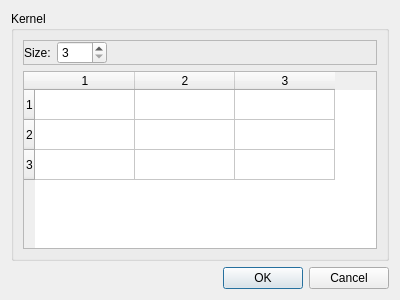
<?xml version="1.0" encoding="UTF-8"?>
<ui version="4.0">
 <class>ConvolutionKernelDialog</class>
 <widget class="QDialog" name="ConvolutionKernelDialog">
  <property name="geometry">
   <rect>
    <x>0</x>
    <y>0</y>
    <width>400</width>
    <height>300</height>
   </rect>
  </property>
  <property name="windowTitle">
   <string>Convolution Kernel</string>
  </property>
  <property name="windowIcon">
   <iconset resource="resources.qrc">
    <normaloff>:/images/icons/table.png</normaloff>:/images/icons/table.png</iconset>
  </property>
  <layout class="QVBoxLayout" name="verticalLayout">
   <item>
    <widget class="QGroupBox" name="groupBox">
     <property name="title">
      <string>Kernel</string>
     </property>
     <layout class="QVBoxLayout" name="verticalLayout_2">
      <item>
       <widget class="QFrame" name="frame">
        <property name="frameShape">
         <enum>QFrame::StyledPanel</enum>
        </property>
        <property name="frameShadow">
         <enum>QFrame::Raised</enum>
        </property>
        <layout class="QHBoxLayout" name="horizontalLayout">
         <property name="leftMargin">
          <number>0</number>
         </property>
         <property name="topMargin">
          <number>0</number>
         </property>
         <property name="rightMargin">
          <number>0</number>
         </property>
         <property name="bottomMargin">
          <number>0</number>
         </property>
         <item>
          <widget class="QLabel" name="label">
           <property name="text">
            <string>Size:</string>
           </property>
          </widget>
         </item>
         <item>
          <widget class="QSpinBox" name="sizeBox">
           <property name="minimumSize">
            <size>
             <width>50</width>
             <height>0</height>
            </size>
           </property>
           <property name="minimum">
            <number>3</number>
           </property>
           <property name="maximum">
            <number>31</number>
           </property>
           <property name="singleStep">
            <number>2</number>
           </property>
          </widget>
         </item>
         <item>
          <spacer name="horizontalSpacer">
           <property name="orientation">
            <enum>Qt::Horizontal</enum>
           </property>
           <property name="sizeHint" stdset="0">
            <size>
             <width>40</width>
             <height>20</height>
            </size>
           </property>
          </spacer>
         </item>
        </layout>
       </widget>
      </item>
      <item>
       <widget class="QTableWidget" name="kernelTable">
        <property name="rowCount">
         <number>3</number>
        </property>
        <property name="columnCount">
         <number>3</number>
        </property>
        <row/>
        <row/>
        <row/>
        <column/>
        <column/>
        <column/>
       </widget>
      </item>
     </layout>
    </widget>
   </item>
   <item>
    <widget class="QDialogButtonBox" name="buttonBox">
     <property name="orientation">
      <enum>Qt::Horizontal</enum>
     </property>
     <property name="standardButtons">
      <set>QDialogButtonBox::Cancel|QDialogButtonBox::Ok</set>
     </property>
    </widget>
   </item>
  </layout>
 </widget>
 <resources>
  <include location="resources.qrc"/>
 </resources>
 <connections>
  <connection>
   <sender>buttonBox</sender>
   <signal>accepted()</signal>
   <receiver>ConvolutionKernelDialog</receiver>
   <slot>accept()</slot>
   <hints>
    <hint type="sourcelabel">
     <x>248</x>
     <y>254</y>
    </hint>
    <hint type="destinationlabel">
     <x>157</x>
     <y>274</y>
    </hint>
   </hints>
  </connection>
  <connection>
   <sender>buttonBox</sender>
   <signal>rejected()</signal>
   <receiver>ConvolutionKernelDialog</receiver>
   <slot>reject()</slot>
   <hints>
    <hint type="sourcelabel">
     <x>316</x>
     <y>260</y>
    </hint>
    <hint type="destinationlabel">
     <x>286</x>
     <y>274</y>
    </hint>
   </hints>
  </connection>
 </connections>
</ui>
